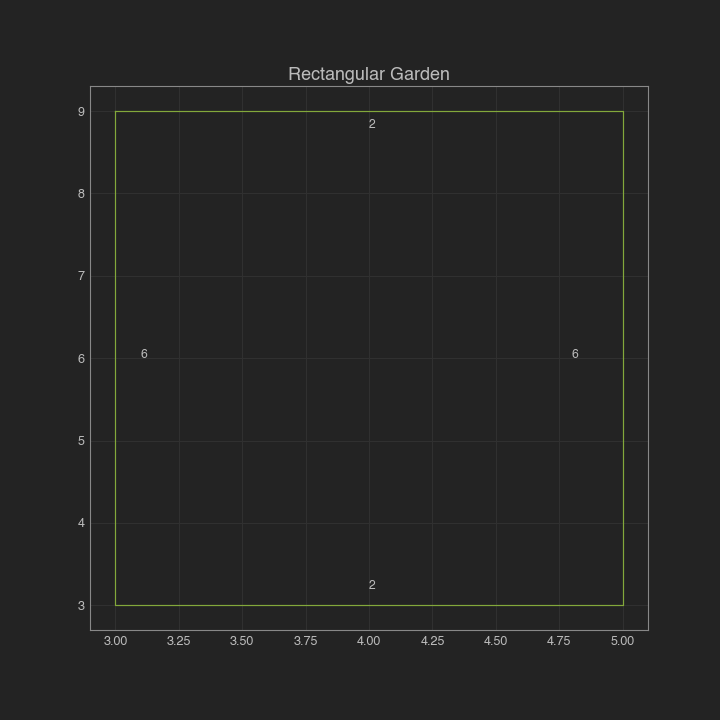

The script that saved this image:
import numpy as np
import matplotlib.pyplot as plt
from jupyterthemes import jtplot
jtplot.style(theme="monokai", grid=True)
from itertools import combinations
X = [3, 5, 5, 3, 3]
Y = [9, 9, 3, 3, 9]

def midpoint(X, Y):
    return ((X[0] + X[1]) / 2, (Y[0] + Y[1]) / 2)


points = list(zip(X, Y))

poss = set(combinations(points, 2))
print(poss)
poss = [i for i in poss if i[0] != i[1]]
print(poss)
poss = poss[0:4]
poss
mid_points = [midpoint(i[0][0], i[0][1]) for i in poss]
print(mid_points)
plt.figure(figsize=(10,10))
plt.plot(X, Y, 'g')
plt.title("Rectangular Garden", size=18)
plt.text(4, 3.2, '2', fontsize=12)
plt.text(4, 8.8, '2', fontsize=12)
plt.text(3.1, 6, '6', fontsize=12)
plt.text(4.8, 6, '6', fontsize=12)
plt.savefig("math/anna/geometry/coordinate_geometry/exam/q37/q37.png")
